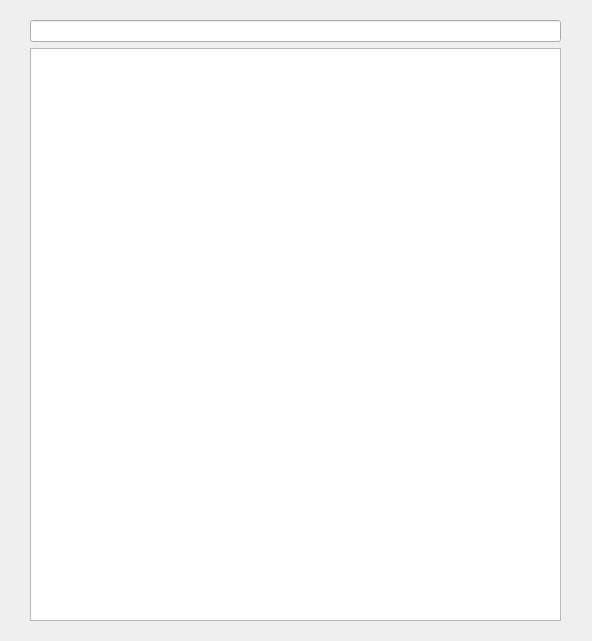
<?xml version="1.0" encoding="UTF-8"?>
<ui version="4.0">
 <class>ProjectBrowser</class>
 <widget class="QDialog" name="ProjectBrowser">
  <property name="geometry">
   <rect>
    <x>0</x>
    <y>0</y>
    <width>592</width>
    <height>641</height>
   </rect>
  </property>
  <property name="windowTitle">
   <string>Dialog</string>
  </property>
  <widget class="QWidget" name="verticalLayoutWidget">
   <property name="geometry">
    <rect>
     <x>30</x>
     <y>20</y>
     <width>531</width>
     <height>601</height>
    </rect>
   </property>
   <layout class="QVBoxLayout" name="verticalLayout">
    <item>
     <widget class="QLineEdit" name="lineEdit"/>
    </item>
    <item>
     <widget class="QListView" name="listView"/>
    </item>
   </layout>
  </widget>
 </widget>
 <resources/>
 <connections/>
</ui>
